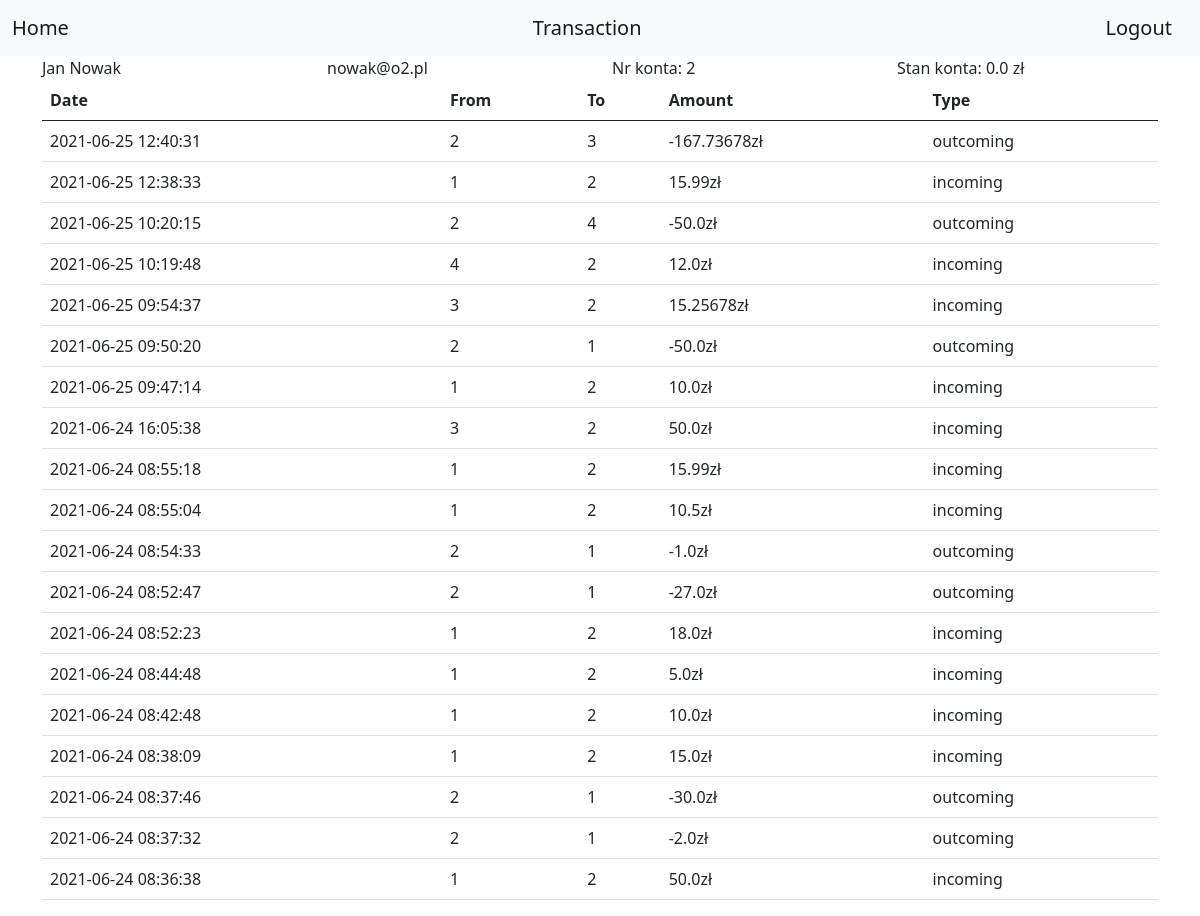
The app's page / (signed in) with its own data.
### website/models.py (models this page shows)
class User(db.Model, UserMixin):
    id = db.Column(db.Integer, primary_key=True)
    name = db.Column(db.String(150))
    email = db.Column(db.String(150))
    password = db.Column(db.String(150))
    balance = db.Column(db.Float, default=100)

class Transaction(db.Model):
    id = db.Column(db.Integer, primary_key=True)
    from_user_id = db.Column(db.Integer)
    to_user_id = db.Column(db.Integer)
    amount = db.Column(db.Float)
    date = db.Column(db.DateTime(timezone=True), default=func.now())

### website/__init__.py (the view)
@app.route("/", methods=["GET"])
@login_required
def home():
    t_out = Transaction.query.filter_by(from_user_id=current_user.id)
    t_in = Transaction.query.filter_by(to_user_id=current_user.id)
    transactions = list(t_in) + list(t_out)
    transactions.sort(key=lambda x: x.date, reverse=True)
    return render_template("home.html", user=current_user, transactions=transactions)

### website/__init__.py (called while the page is built)
@login_manager.user_loader
def load_user(id):
    return User.query.get(int(id))

### website/templates/home.html (shortened to what this page needs)
<!DOCTYPE html>
<html lang="en">
<head>
</head>
<body>
<link href="https://cdn.jsdelivr.net/npm/bootstrap@5.0.2/dist/css/bootstrap.min.css" rel="stylesheet">
<nav class="navbar navbar-light bg-light">
  <div class="container-fluid">
      {% if user.is_authenticated %}
    <a class="navbar-brand" href="/">Home</a>
      <a class="navbar-brand" href="/transaction">Transaction</a>
      <a class="navbar-brand" href="/logout">Logout</a>
      {% else %}
    <a class="navbar-brand" href="/login">Login</a>
    <a class="navbar-brand" href="/signup">Sign Up</a>
      {% endif %}
  </div>
</nav>
<div class="container">
 <div class="row">
    <div class="col">
      {{ user.name }}<!wyświtlanie nazwiska i imienia uzytkownika>
    </div>
    <div class="col">
      {{ user.email }}<!wyświetlenia adresu mailowego>
    </div>
    <div class="col">
      Nr konta: {{ user.id }}<!wyświetlenie numeru konta>
    </div>
     <div class="col">
      Stan konta: {{ user.balance }} zł<!wyświetlenie  stanu konta>
    </div>
  </div>
        <table class="table">
  <thead>
    <tr>
      <th scope="col">Date</th><!odpowiedzialne za wyś kolumne date>
      <th scope="col">From</th><!odpowiedzialne za  wyśkolumne From>
      <th scope="col">To</th><!odpowiedzialne za kolumne To>
      <th scope="col">Amount</th><!odpowiedzialne za kolumne Amount>
      <th scope="col">Type</th><!odpowiedzialne za kolumne Type>
    </tr>
  </thead>
  <tbody>
    {% for t in transactions %}
    <tr>
      <td>{{t.date}}</td>
      <td>{{t.from_user_id}}</td>
      <td>{{t.to_user_id}}</td>
        {% if t.from_user_id == user.id %}
        <td>-{{t.amount}}zł</td>
        <td>outcoming</td><!wyświetlanie kwoty wypłaty>
        {% else %}
        <td>{{t.amount}}zł</td><!wyświetlanie kwoty wpłaty>
        <td>incoming</td>
        {% endif %}
    </tr>
    {% endfor %}
  </tbody>
</table>
</div>
</body>
</html>

### records on screen
User: name "Jan Nowak", email "nowak@o2.pl", id "2", balance "0.0"
Transaction: date "2021-06-25 12:40:31", from_user_id "2", to_user_id "3", amount "167.73678"
Transaction: date "2021-06-25 12:38:33", from_user_id "1", to_user_id "2", amount "15.99"
Transaction: date "2021-06-25 10:20:15", from_user_id "2", to_user_id "4", amount "50.0"
Transaction: date "2021-06-25 10:19:48", from_user_id "4", to_user_id "2", amount "12.0"
Transaction: date "2021-06-25 09:54:37", from_user_id "3", to_user_id "2", amount "15.25678"
Transaction: date "2021-06-25 09:50:20", from_user_id "2", to_user_id "1", amount "50.0"
Transaction: date "2021-06-25 09:47:14", from_user_id "1", to_user_id "2", amount "10.0"
Transaction: date "2021-06-24 16:05:38", from_user_id "3", to_user_id "2", amount "50.0"
Transaction: date "2021-06-24 08:55:18", from_user_id "1", to_user_id "2", amount "15.99"
Transaction: date "2021-06-24 08:55:04", from_user_id "1", to_user_id "2", amount "10.5"
Transaction: date "2021-06-24 08:54:33", from_user_id "2", to_user_id "1", amount "1.0"
Transaction: date "2021-06-24 08:52:47", from_user_id "2", to_user_id "1", amount "27.0"
Transaction: date "2021-06-24 08:52:23", from_user_id "1", to_user_id "2", amount "18.0"
Transaction: date "2021-06-24 08:44:48", from_user_id "1", to_user_id "2", amount "5.0"
Transaction: date "2021-06-24 08:42:48", from_user_id "1", to_user_id "2", amount "10.0"
Transaction: date "2021-06-24 08:38:09", from_user_id "1", to_user_id "2", amount "15.0"
Transaction: date "2021-06-24 08:37:46", from_user_id "2", to_user_id "1", amount "30.0"
Transaction: date "2021-06-24 08:37:32", from_user_id "2", to_user_id "1", amount "2.0"
Transaction: date "2021-06-24 08:36:38", from_user_id "1", to_user_id "2", amount "50.0"
